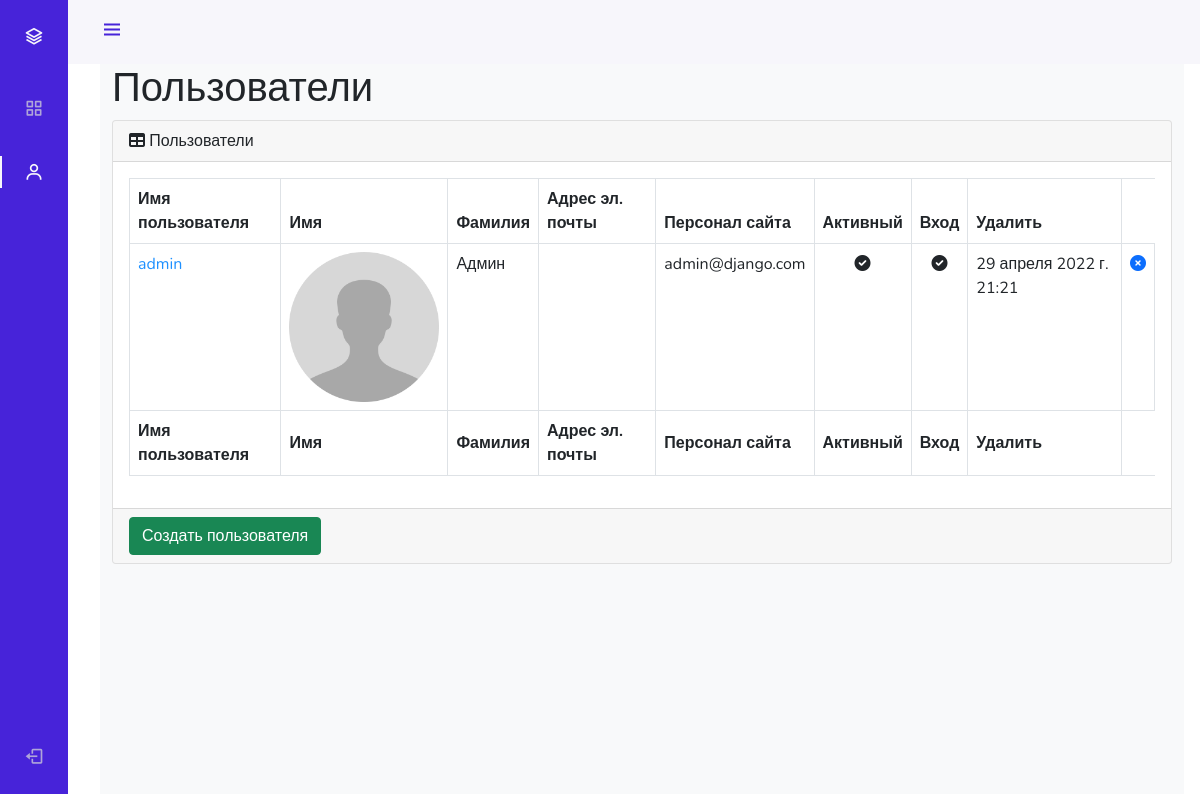
Page /admin_stuff/users/read/ (signed in) on the committed database.
### authapp/models.py (models this page shows)
class ShopUser(AbstractUser):
    avatar = models.ImageField(upload_to='users_avatars', blank=True)
    age = models.PositiveIntegerField(verbose_name='возраст')

### adminapp/views.py (the view)
# urls.py: path('users/read/', adminapp.UsersListView.as_view(), name='users'),
class UsersListView(LoginRequiredMixin, ListView):
    model = ShopUser
    template_name = 'adminapp/users.html'
    def get_context_data(self, **kwargs):
        context = super(UsersListView, self).get_context_data(**kwargs)
        context['title'] = 'админка/пользователи'
        return context

### adminapp/templatetags/my_tags.py (called while the page is built)
@register.filter(name='media_folder_users')
def media_folder_users(string):
    if not string:
        string = 'avatar-placeholder.png'
    return f'{settings.MEDIA_URL}{string}'

### adminapp/templates/adminapp/users.html
{% extends 'adminapp/base.html' %}
{% load static %}
{% load my_tags %}
{% block content %}
<main>
    <div class="container-fluid">
        <h1 class="mt-4">Пользователи</h1>
        <div class="card mb-4">
            <div class="card-header">
                <i class="fas fa-table mr-1"></i>
                Пользователи
            </div>
            <div class="card-body">
                <div class="table-responsive">
                    <table class="table table-bordered" id="dataTable" width="100%" cellspacing="0">
                        <thead>
                        <tr>
                            <th>Имя пользователя</th>
                            <th>Имя</th>
                            <th>Фамилия</th>
                            <th>Адрес эл. почты</th>
                            <th>Персонал сайта</th>
                            <th>Активный</th>
                            <th>Вход</th>
                            <th>Удалить</th>
                        </tr>
                        </thead>
                        <tfoot>
                        <tr>
                            <th>Имя пользователя</th>
                            <th>Имя</th>
                            <th>Фамилия</th>
                            <th>Адрес эл. почты</th>
                            <th>Персонал сайта</th>
                            <th>Активный</th>
                            <th>Вход</th>
                            <th>Удалить</th>
                        </tr>
                        </tfoot>
                        <tbody>
                        {% for user in object_list %}
                            <tr {% if not user.is_active %} style="opacity: 0.5; text-decoration: line-through;" {% endif %}>
                                <td><a href="{% url 'admin_stuff:user_update' user.id %}" style="color: dodgerblue">{{ user.username }}</a></td>
                                <td><img src="{{ user.avatar|media_folder_users  }}" style="width: 150px;"></td>
                                <td>{{ user.first_name }}</td>
                                <td>{{ user.last_name }}</td>
                                <td>{{ user.email }}</td>
                                <td class="text-center">
                                    {% if user.is_staff %}
                                        <i class="fa fa-check-circle"></i>
                                    {% else %}
                                        <i class="fa fa-times-circle"></i>
                                    {% endif %}
                                </td>
                                <td class="text-center">
                                    {% if user.is_active %}
                                        <i class="fa fa-check-circle"></i>
                                    {% else %}
                                        <i class="fa fa-times-circle"></i>
                                    {% endif %}
                                </td>
                                <td>{{ user.last_login }}</td>
                                <td>
                                    <a {% if not user.is_active %} class="invisible" {% endif %} href="{% url 'admin_stuff:user_delete' pk=user.id %}">
                                        <i class="fa fa-times-circle"></i>
                                    </a>
                                </td>
                            </tr>
                        {% endfor %}
                        </tbody>
                    </table>
                </div>
            </div>
            <div class="card-footer">
                <a href="{% url 'admin_stuff:user_create' %}">
                    <button class="btn btn-success">Создать пользователя</button>
                </a>
            </div>
        </div>
    </div>
</main>
{% endblock %}

### adminapp/static/adminapp/css/style.css (style rules this page uses)
:root { --header-height: 3rem; --nav-width: 68px; --first-color: #4723D9; --first-color-light: #AFA5D9; --white-color: #F7F6FB; --body-font: 'Nunito', sans-serif; --normal-font-size: 1rem; --z-fixed: 100 }
body { position: relative; margin: var(--header-height) 0 0 0; padding: 0 1rem; font-family: var(--body-font); font-size: var(--normal-font-size); transition: .5s }
a { text-decoration: none }
@media screen and (min-width: 768px) { body { margin: calc(var(--header-height) + 1rem) 0 0 0; padding-left: calc(var(--nav-width) + 2rem) } }

### rows in the picture
ShopUser: username "admin", first_name "Админ", email "admin@django.com", is_staff True (drawn), is_active True (drawn), last_login "29 апреля 2022 г. 21:21"
